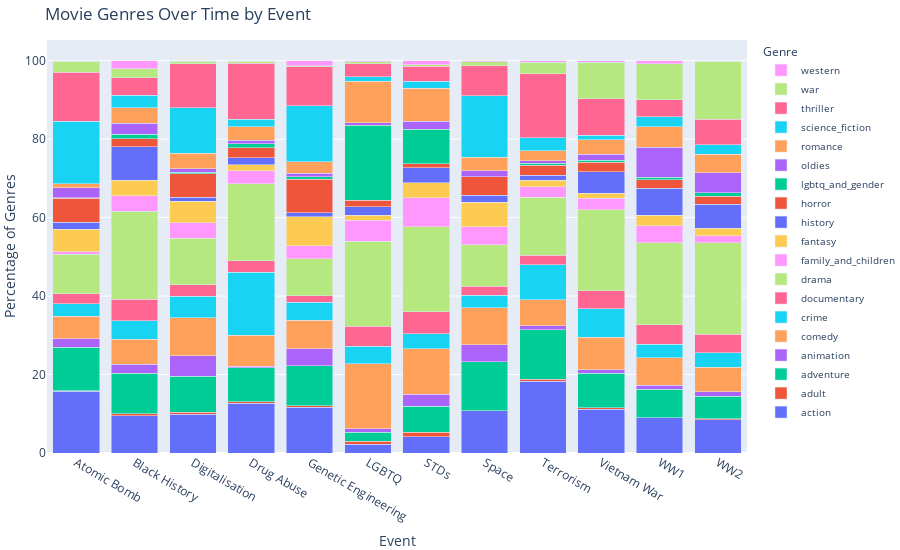

The code cell stored with this chart in its notebook:
### Code cell
genres_dataframe = movies_events_df.copy()


# Explode the 'event' column to handle multiple events per movie

genres_dataframe_exploded = genres_dataframe.explode('events_belongs_to')


# Ensure uniqueness across all lists for each event

unique_genres_per_event = genres_dataframe_exploded['genre'].explode().nunique()


# Count occurrences of each genre per event

df_stacked = genres_dataframe_exploded[['events_belongs_to', 'new_genre']].explode('new_genre')
genre_counts = df_stacked.groupby(['events_belongs_to', 'new_genre']).size().unstack(fill_value = 0)


# Convert columns to numeric values

genre_counts_numeric = genre_counts.apply(pd.to_numeric, errors = 'coerce')


# Normalize the counts to get percentages

genre_percentages = genre_counts_numeric.div(genre_counts_numeric.sum(axis = 1), axis = 0) * 100


# Create a stacked bar chart with percentages

fig = go.Figure()

for genre in genre_percentages.columns:
    fig.add_trace(go.Bar(x = genre_percentages.index, y = genre_percentages[genre], name = genre, hoverinfo = 'y+name', customdata=genre + ' ' + genre_percentages[genre].round(2).astype(str) + '%', hovertemplate = '%{customdata}<extra></extra>',))

fig.update_layout(
    barmode='stack',
    title='Movie Genres Over Time by Event',
    xaxis_title='Event',
    yaxis_title='Percentage of Genres',
    xaxis=dict(tickangle=30, tickmode='array', tickvals=list(range(len(genre_percentages.index))), ticktext=genre_percentages.index),
    legend_title='Genre',
    legend=dict(x=1.02, y=1, font=dict(size=10)),
    margin=dict(l=0, r=0, b=0, t=40),  # Adjust the top margin to fit the title
    height=550,
)

fig.show()

### Figure 1 — Plotly figure (JSON) as saved in the notebook; plotly's stock layout.template omitted (floating-point values rounded to 4 significant figures)
{"data": [{"customdata": ["action 15.73%", "action 9.51%", "action 9.93%", "action 12.65%", "action 11.71%", "action 2.22%", "action 4.2%", "action 10.71%", "action 18.31%", "action 11.2%", "action 8.96%", "action 8.48%"], "hoverinfo": "y+name", "hovertemplate": "%{customdata}<extra></extra>", "name": "action", "type": "bar", "x": ["Atomic Bomb", "Black History", "Digitalisation", "Drug Abuse", "Genetic Engineering", "LGBTQ", "STDs", "Space", "Terrorism", "Vietnam War", "WW1", "WW2"], "y": [15.73, 9.506, 9.929, 12.65, 11.71, 2.222, 4.196, 10.71, 18.31, 11.2, 8.955, 8.477]}, {"customdata": ["adult 0.1%", "adult 0.51%", "adult 0.42%", "adult 0.47%", "adult 0.38%", "adult 0.77%", "adult 1.05%", "adult 0.09%", "adult 0.52%", "adult 0.3%", "adult 0.0%", "adult 0.3%"], "hoverinfo": "y+name", "hovertemplate": "%{customdata}<extra></extra>", "name": "adult", "type": "bar", "x": ["Atomic Bomb", "Black History", "Digitalisation", "Drug Abuse", "Genetic Engineering", "LGBTQ", "STDs", "Space", "Terrorism", "Vietnam War", "WW1", "WW2"], "y": [0.09891, 0.507, 0.4162, 0.4686, 0.3819, 0.7729, 1.049, 0.09272, 0.5158, 0.3027, 0, 0.3012]}, {"customdata": ["adventure 11.18%", "adventure 10.27%", "adventure 9.22%", "adventure 8.62%", "adventure 10.12%", "adventure 2.32%", "adventure 6.64%", "adventure 12.47%", "adventure 12.64%", "adventure 8.88%", "adventure 7.33%", "adventure 5.64%"], "hoverinfo": "y+name", "hovertemplate": "%{customdata}<extra></extra>", "name": "adventure", "type": "bar", "x": ["Atomic Bomb", "Black History", "Digitalisation", "Drug Abuse", "Genetic Engineering", "LGBTQ", "STDs", "Space", "Terrorism", "Vietnam War", "WW1", "WW2"], "y": [11.18, 10.27, 9.215, 8.622, 10.12, 2.319, 6.643, 12.47, 12.64, 8.88, 7.327, 5.637]}, {"customdata": ["animation 2.08%", "animation 2.28%", "animation 5.23%", "animation 0.37%", "animation 4.33%", "animation 0.87%", "animation 3.15%", "animation 4.36%", "animation 1.03%", "animation 0.81%", "animation 0.95%", "animation 1.25%"], "hoverinfo": "y+name", "hovertemplate": "%{customdata}<extra></extra>", "name": "animation", "type": "bar", "x": ["Atomic Bomb", "Black History", "Digitalisation", "Drug Abuse", "Genetic Engineering", "LGBTQ", "STDs", "Space", "Terrorism", "Vietnam War", "WW1", "WW2"], "y": [2.077, 2.281, 5.232, 0.3749, 4.328, 0.8696, 3.147, 4.358, 1.032, 0.8073, 0.9498, 1.248]}, {"customdata": ["comedy 5.84%", "comedy 6.46%", "comedy 9.63%", "comedy 7.87%", "comedy 7.32%", "comedy 16.52%", "comedy 11.54%", "comedy 9.41%", "comedy 6.58%", "comedy 8.27%", "comedy 7.06%", "comedy 6.24%"], "hoverinfo": "y+name", "hovertemplate": "%{customdata}<extra></extra>", "name": "comedy", "type": "bar", "x": ["Atomic Bomb", "Black History", "Digitalisation", "Drug Abuse", "Genetic Engineering", "LGBTQ", "STDs", "Space", "Terrorism", "Vietnam War", "WW1", "WW2"], "y": [5.836, 6.464, 9.631, 7.873, 7.32, 16.52, 11.54, 9.411, 6.576, 8.274, 7.056, 6.239]}, {"customdata": ["crime 3.17%", "crime 4.69%", "crime 5.53%", "crime 16.03%", "crime 4.52%", "crime 4.44%", "crime 3.85%", "crime 3.11%", "crime 8.9%", "crime 7.27%", "crime 3.39%", "crime 3.66%"], "hoverinfo": "y+name", "hovertemplate": "%{customdata}<extra></extra>", "name": "crime", "type": "bar", "x": ["Atomic Bomb", "Black History", "Digitalisation", "Drug Abuse", "Genetic Engineering", "LGBTQ", "STDs", "Space", "Terrorism", "Vietnam War", "WW1", "WW2"], "y": [3.165, 4.689, 5.529, 16.03, 4.519, 4.444, 3.846, 3.106, 8.897, 7.265, 3.392, 3.657]}, {"customdata": ["documentary 2.47%", "documentary 5.45%", "documentary 2.97%", "documentary 3.0%", "documentary 1.72%", "documentary 5.12%", "documentary 5.59%", "documentary 2.32%", "documentary 2.45%", "documentary 4.64%", "documentary 5.02%", "documentary 4.69%"], "hoverinfo": "y+name", "hovertemplate": "%{customdata}<extra></extra>", "name": "documentary", "type": "bar", "x": ["Atomic Bomb", "Black History", "Digitalisation", "Drug Abuse", "Genetic Engineering", "LGBTQ", "STDs", "Space", "Terrorism", "Vietnam War", "WW1", "WW2"], "y": [2.473, 5.45, 2.973, 2.999, 1.719, 5.121, 5.594, 2.318, 2.45, 4.642, 5.02, 4.69]}, {"customdata": ["drama 10.09%", "drama 22.43%", "drama 11.83%", "drama 19.63%", "drama 9.36%", "drama 21.64%", "drama 21.68%", "drama 10.57%", "drama 14.83%", "drama 20.59%", "drama 20.9%", "drama 23.36%"], "hoverinfo": "y+name", "hovertemplate": "%{customdata}<extra></extra>", "name": "drama", "type": "bar", "x": ["Atomic Bomb", "Black History", "Digitalisation", "Drug Abuse", "Genetic Engineering", "LGBTQ", "STDs", "Space", "Terrorism", "Vietnam War", "WW1", "WW2"], "y": [10.09, 22.43, 11.83, 19.63, 9.357, 21.64, 21.68, 10.57, 14.83, 20.59, 20.9, 23.36]}, {"customdata": ["family_and_children 0.69%", "family_and_children 3.93%", "family_and_children 3.92%", "family_and_children 3.33%", "family_and_children 3.37%", "family_and_children 5.41%", "family_and_children 7.34%", "family_and_children 4.59%", "family_and_children 2.58%", "family_and_children 2.93%", "family_and_children 4.34%", "family_and_children 1.76%"], "hoverinfo": "y+name", "hovertemplate": "%{customdata}<extra></extra>", "name": "family_and_children", "type": "bar", "x": ["Atomic Bomb", "Black History", "Digitalisation", "Drug Abuse", "Genetic Engineering", "LGBTQ", "STDs", "Space", "Terrorism", "Vietnam War", "WW1", "WW2"], "y": [0.6924, 3.929, 3.924, 3.327, 3.374, 5.411, 7.343, 4.59, 2.579, 2.926, 4.342, 1.764]}, {"customdata": ["fantasy 5.74%", "fantasy 4.06%", "fantasy 5.53%", "fantasy 1.55%", "fantasy 7.38%", "fantasy 1.26%", "fantasy 3.85%", "fantasy 6.26%", "fantasy 1.68%", "fantasy 1.31%", "fantasy 2.71%", "fantasy 1.85%"], "hoverinfo": "y+name", "hovertemplate": "%{customdata}<extra></extra>", "name": "fantasy", "type": "bar", "x": ["Atomic Bomb", "Black History", "Digitalisation", "Drug Abuse", "Genetic Engineering", "LGBTQ", "STDs", "Space", "Terrorism", "Vietnam War", "WW1", "WW2"], "y": [5.737, 4.056, 5.529, 1.546, 7.384, 1.256, 3.846, 6.259, 1.676, 1.312, 2.714, 1.85]}, {"customdata": ["history 1.78%", "history 8.49%", "history 1.01%", "history 1.69%", "history 1.02%", "history 2.22%", "history 3.85%", "history 1.76%", "history 1.29%", "history 5.55%", "history 6.78%", "history 6.2%"], "hoverinfo": "y+name", "hovertemplate": "%{customdata}<extra></extra>", "name": "history", "type": "bar", "x": ["Atomic Bomb", "Black History", "Digitalisation", "Drug Abuse", "Genetic Engineering", "LGBTQ", "STDs", "Space", "Terrorism", "Vietnam War", "WW1", "WW2"], "y": [1.78, 8.492, 1.011, 1.687, 1.018, 2.222, 3.846, 1.762, 1.289, 5.55, 6.784, 6.196]}, {"customdata": ["horror 6.03%", "horror 2.03%", "horror 5.95%", "horror 2.53%", "horror 8.59%", "horror 1.64%", "horror 1.05%", "horror 4.73%", "horror 2.51%", "horror 2.42%", "horror 2.17%", "horror 2.02%"], "hoverinfo": "y+name", "hovertemplate": "%{customdata}<extra></extra>", "name": "horror", "type": "bar", "x": ["Atomic Bomb", "Black History", "Digitalisation", "Drug Abuse", "Genetic Engineering", "LGBTQ", "STDs", "Space", "Terrorism", "Vietnam War", "WW1", "WW2"], "y": [6.034, 2.028, 5.945, 2.53, 8.593, 1.643, 1.049, 4.729, 2.515, 2.422, 2.171, 2.022]}, {"customdata": ["lgbtq_and_gender 0.2%", "lgbtq_and_gender 1.14%", "lgbtq_and_gender 0.36%", "lgbtq_and_gender 1.12%", "lgbtq_and_gender 0.57%", "lgbtq_and_gender 19.03%", "lgbtq_and_gender 8.74%", "lgbtq_and_gender 0.05%", "lgbtq_and_gender 0.58%", "lgbtq_and_gender 0.5%", "lgbtq_and_gender 0.68%", "lgbtq_and_gender 0.86%"], "hoverinfo": "y+name", "hovertemplate": "%{customdata}<extra></extra>", "name": "lgbtq_and_gender", "type": "bar", "x": ["Atomic Bomb", "Black History", "Digitalisation", "Drug Abuse", "Genetic Engineering", "LGBTQ", "STDs", "Space", "Terrorism", "Vietnam War", "WW1", "WW2"], "y": [0.1978, 1.141, 0.3567, 1.125, 0.5729, 19.03, 8.741, 0.04636, 0.5803, 0.5045, 0.6784, 0.8606]}, {"customdata": ["oldies 2.47%", "oldies 2.79%", "oldies 0.95%", "oldies 0.89%", "oldies 0.95%", "oldies 0.68%", "oldies 2.1%", "oldies 1.48%", "oldies 0.58%", "oldies 1.41%", "oldies 7.6%", "oldies 5.12%"], "hoverinfo": "y+name", "hovertemplate": "%{customdata}<extra></extra>", "name": "oldies", "type": "bar", "x": ["Atomic Bomb", "Black History", "Digitalisation", "Drug Abuse", "Genetic Engineering", "LGBTQ", "STDs", "Space", "Terrorism", "Vietnam War", "WW1", "WW2"], "y": [2.473, 2.788, 0.9512, 0.8903, 0.9548, 0.6763, 2.098, 1.484, 0.5803, 1.413, 7.598, 5.12]}, {"customdata": ["romance 1.09%", "romance 3.93%", "romance 3.86%", "romance 3.37%", "romance 2.93%", "romance 10.63%", "romance 8.39%", "romance 3.48%", "romance 2.51%", "romance 3.73%", "romance 5.29%", "romance 4.73%"], "hoverinfo": "y+name", "hovertemplate": "%{customdata}<extra></extra>", "name": "romance", "type": "bar", "x": ["Atomic Bomb", "Black History", "Digitalisation", "Drug Abuse", "Genetic Engineering", "LGBTQ", "STDs", "Space", "Terrorism", "Vietnam War", "WW1", "WW2"], "y": [1.088, 3.929, 3.864, 3.374, 2.928, 10.63, 8.392, 3.477, 2.515, 3.734, 5.292, 4.733]}, {"customdata": ["science_fiction 15.92%", "science_fiction 3.17%", "science_fiction 11.65%", "science_fiction 1.92%", "science_fiction 14.19%", "science_fiction 1.06%", "science_fiction 1.75%", "science_fiction 15.72%", "science_fiction 3.42%", "science_fiction 1.21%", "science_fiction 2.58%", "science_fiction 2.45%"], "hoverinfo": "y+name", "hovertemplate": "%{customdata}<extra></extra>", "name": "science_fiction", "type": "bar", "x": ["Atomic Bomb", "Black History", "Digitalisation", "Drug Abuse", "Genetic Engineering", "LGBTQ", "STDs", "Space", "Terrorism", "Vietnam War", "WW1", "WW2"], "y": [15.92, 3.169, 11.65, 1.921, 14.19, 1.063, 1.748, 15.72, 3.417, 1.211, 2.578, 2.453]}, {"customdata": ["thriller 12.46%", "thriller 4.56%", "thriller 11.18%", "thriller 14.25%", "thriller 9.99%", "thriller 3.38%", "thriller 3.85%", "thriller 7.65%", "thriller 16.31%", "thriller 9.28%", "thriller 4.34%", "thriller 6.41%"], "hoverinfo": "y+name", "hovertemplate": "%{customdata}<extra></extra>", "name": "thriller", "type": "bar", "x": ["Atomic Bomb", "Black History", "Digitalisation", "Drug Abuse", "Genetic Engineering", "LGBTQ", "STDs", "Space", "Terrorism", "Vietnam War", "WW1", "WW2"], "y": [12.46, 4.563, 11.18, 14.25, 9.994, 3.382, 3.846, 7.65, 16.31, 9.284, 4.342, 6.411]}, {"customdata": ["war 2.87%", "war 2.28%", "war 0.71%", "war 0.52%", "war 0.25%", "war 0.48%", "war 0.35%", "war 1.02%", "war 2.9%", "war 9.28%", "war 9.09%", "war 14.76%"], "hoverinfo": "y+name", "hovertemplate": "%{customdata}<extra></extra>", "name": "war", "type": "bar", "x": ["Atomic Bomb", "Black History", "Digitalisation", "Drug Abuse", "Genetic Engineering", "LGBTQ", "STDs", "Space", "Terrorism", "Vietnam War", "WW1", "WW2"], "y": [2.868, 2.281, 0.7134, 0.5155, 0.2546, 0.4831, 0.3497, 1.02, 2.901, 9.284, 9.091, 14.76]}, {"customdata": ["western 0.1%", "western 2.03%", "western 0.12%", "western 0.19%", "western 1.27%", "western 0.29%", "western 1.05%", "western 0.23%", "western 0.39%", "western 0.4%", "western 0.81%", "western 0.22%"], "hoverinfo": "y+name", "hovertemplate": "%{customdata}<extra></extra>", "name": "western", "type": "bar", "x": ["Atomic Bomb", "Black History", "Digitalisation", "Drug Abuse", "Genetic Engineering", "LGBTQ", "STDs", "Space", "Terrorism", "Vietnam War", "WW1", "WW2"], "y": [0.09891, 2.028, 0.1189, 0.1874, 1.273, 0.2899, 1.049, 0.2318, 0.3868, 0.4036, 0.8141, 0.2151]}], "layout": {"barmode": "stack", "height": 550, "legend": {"font": {"size": 10}, "title": {"text": "Genre"}, "x": 1.02, "y": 1}, "margin": {"b": 0, "l": 0, "r": 0, "t": 40}, "title": {"text": "Movie Genres Over Time by Event"}, "xaxis": {"autorange": true, "range": [-0.5, 11.5], "tickangle": 30, "tickmode": "array", "ticktext": ["Atomic Bomb", "Black History", "Digitalisation", "Drug Abuse", "Genetic Engineering", "LGBTQ", "STDs", "Space", "Terrorism", "Vietnam War", "WW1", "WW2"], "tickvals": [0, 1, 2, 3, 4, 5, 6, 7, 8, 9, 10, 11], "title": {"text": "Event"}, "type": "category"}, "yaxis": {"autorange": true, "range": [0, 105.3], "title": {"text": "Percentage of Genres"}, "type": "linear"}}}
